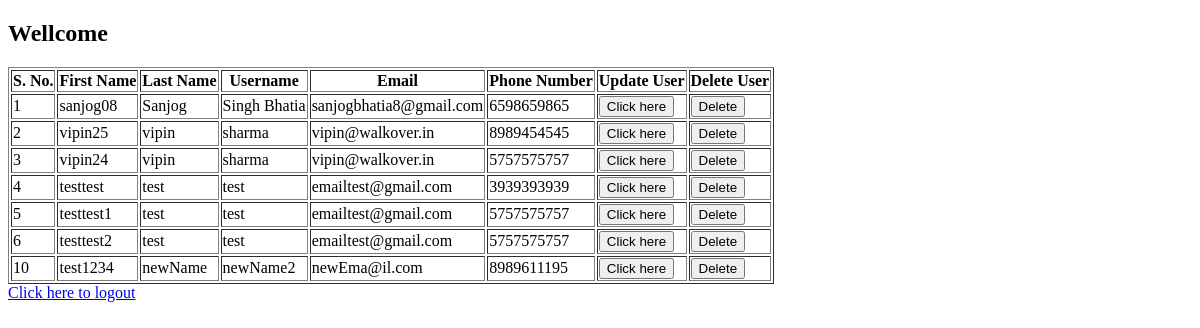
/admin, run on an earlier commit of the app's database.
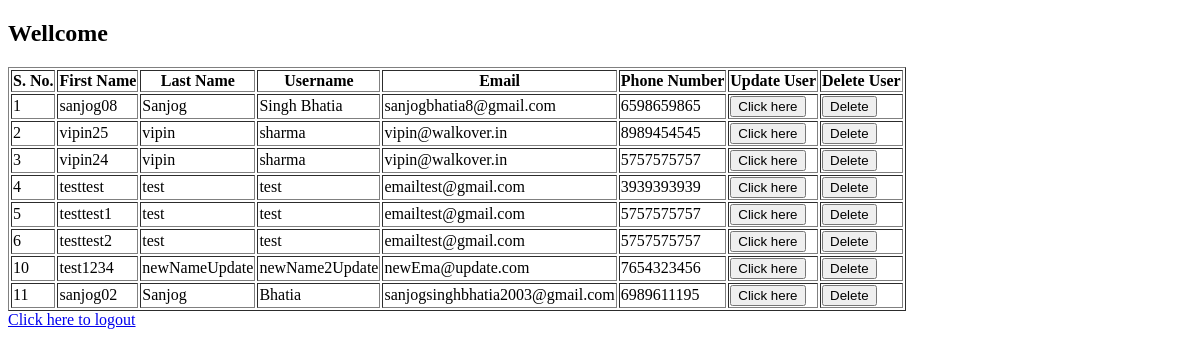
And on a later commit of the database.
### models/userModel.py (models this page shows, shortened)
class userModel(Base):
    __tablename__ = "users"
    snum = Column(Integer, primary_key=True, autoincrement=True)
    username = Column(String(15))
    firstName = Column(String(20))
    lastName = Column(String(20))
    email = Column(String(50))
    phoneNumber = Column(Integer)
    password = Column(String)
    isAdmin = Column(Boolean, default=False)
    __table_args__ = (UniqueConstraint('username', name='_username_uc'),)
    @staticmethod
    def getAllUsers():
        userData = dbSession.query(userModel).all()
        return userData

### routes.py (the view)
@main.route('/admin')
def admin():
    return adminController.get()

### controllers/adminCon.py (called while the page is built)
    def get():
        userData = userModel.getAllUsers()
        return render_template('adminsPage.html', users = userData)

### templates/adminsPage.html (shortened to what this page needs)
<!DOCTYPE html>
<html lang="en">
<head>
</head>
<body>
    <h2>Wellcome {{username}}</h2>
    <table border=1>
        <tr>
            <th>S. No.</th>
            <th>First Name</th>
            <th>Last Name</th>
            <th>Username</th>
            <th>Email</th>
            <th>Phone Number</th>
            <th>Update User</th>
            <th>Delete User</th>
        </tr>
        {% for user in users %}
        <tr>
            <td>{{ user.snum }}</td>
            <td>{{ user.username }}</td>
            <td>{{ user.firstName }}</td>
            <td>{{ user.lastName }}</td>
            <td>{{ user.email }}</td>
            <td>{{ user.phoneNumber }}</td>
            <td>
                <form action="http://localhost:5000/update" method="POST" style="display:inline;">
                    <button type="submit">Click here</button>
                </form>
            </td>
            <td>
                <form action="http://localhost:5000/delete-user" method="POST" style="display:inline;">
                    <button type="submit">Delete</button>
                </form>
            </td>
        </tr>
        {% endfor %}
    </table>
    <a href="http://localhost:5000/logout">Click here to logout</a>
</body>
</html>

What changed in the data, as far as the page shows it:
changed userModel "test1234": firstName "newName" → "newNameUpdate"; lastName "newName2" → "newName2Update"; email "newEma@il.com" → "newEma@update.com"; phoneNumber "8989611195" → "7654323456"
added userModel: snum "11", username "sanjog02", firstName "Sanjog", lastName "Bhatia", email "sanjogsinghbhatia2003@gmail.com", phoneNumber "6989611195"
